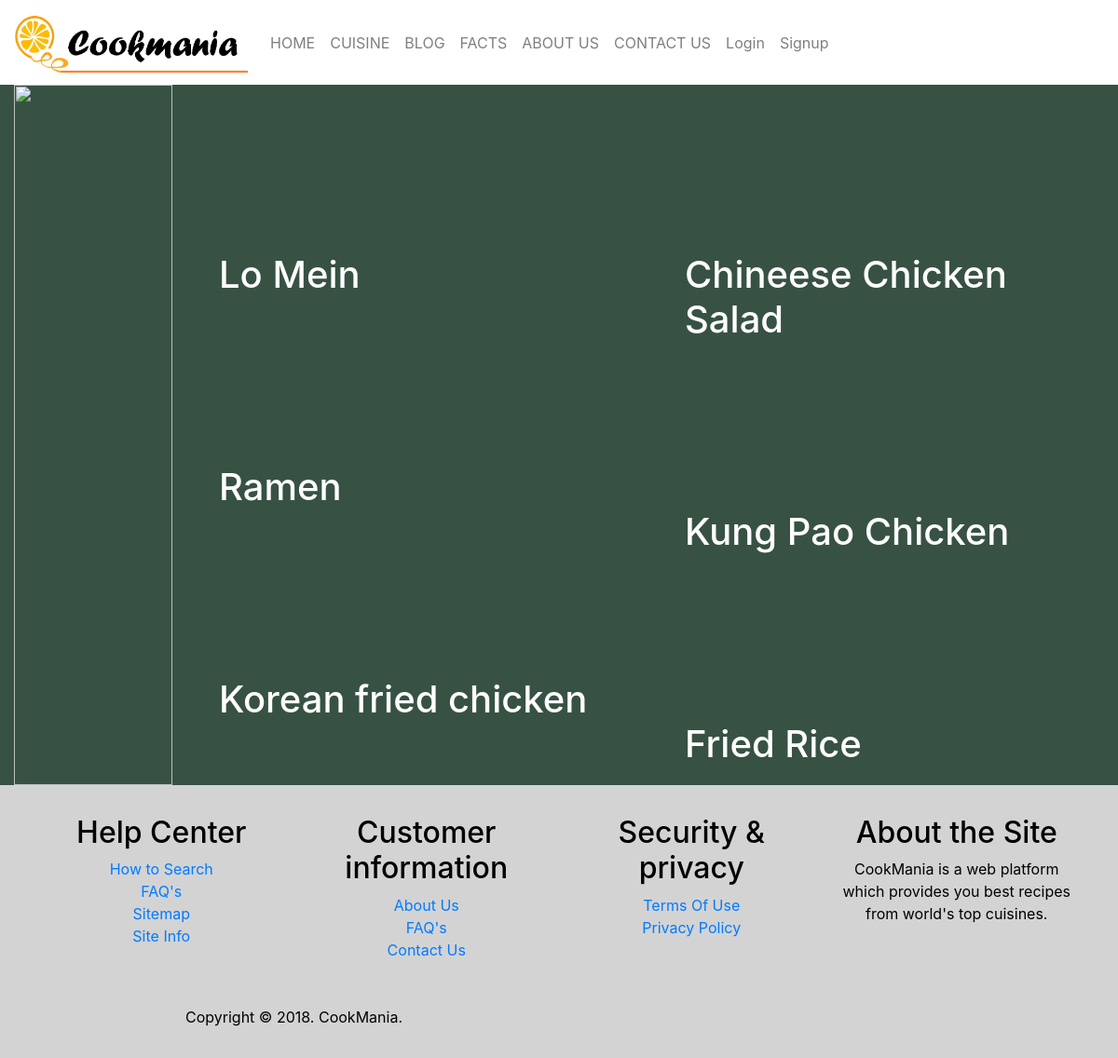
/asian.php, run on the app's committed database.
### tables this page shows
CREATE TABLE IF NOT EXISTS `asian` (
  `rno` int(11) NOT NULL,
  `rname` varchar(50) NOT NULL,
  `description` varchar(250) NOT NULL,
  `imgURL` varchar(500) NOT NULL,
  `rCuisine` varchar(50) NOT NULL,
  `r_id` varchar(5) NOT NULL,
  `Ingredients` varchar(1000) NOT NULL,
  `Methods` varchar(3000) NOT NULL,
  `servings` varchar(5) NOT NULL,
  PRIMARY KEY (`rno`)
);

### asian.php (the view, shortened to what this page needs)
<?php
include_once(".\config\config.php");
$aquery = "SELECT * FROM asian ORDER BY rno DESC";
$aresult = mysqli_query($mysqli, $aquery);
?>
<php>
<head>
<link rel="stylesheet" href="https://stackpath.bootstrapcdn.com/bootstrap/4.1.0/css/bootstrap.min.css">
 <link rel="stylesheet" href="css/webp_bs.css" />
</head>
<body>
<nav class="navbar navbar-expand-lg navbar-light " id="white" >
  <a class="navbar-brand" href="#"><img src="logo\cmt.png" alt="logo" width=250px height=65px></a>
  <div class="collapse navbar-collapse" id="navbarSupportedContent">
    <ul class="navbar-nav nav-pills mr-auto" id="menu red">
      <li class="nav-item">
        <a class="nav-link" href="home.php">HOME <span class="sr-only">(current)</span></a>
      </li>
      <li class="nav-item">
        <a class="nav-link " href="
cuisine_main.html">CUISINE</a>
      </li>
      <li class="nav-item">
        <a class="nav-link " href="blog.php">BLOG</a>
      </li>
      <li class="nav-item">
        <a class="nav-link " href="facts.html">FACTS</a>
      </li>
         <li class="nav-item">
        <a class="nav-link " href="about us.php">ABOUT US</a>
      </li>
         <li class="nav-item">
        <a class="nav-link " href="contact_us.php">CONTACT US</a>
      </li>
      <?php
    if(isset($_SESSION['login_user'])){
      $user_check = $_SESSION['login_user'];
    echo  "<li class=".'"nav-item"'."><a class=".'"nav-link""'." href=".'"#"'.">".$user_check."</a></li>";
    echo  "<li class=".'"nav-item"'."><a class=".'"nav-link"'." href=".'"logout.php"'.">Logout</a></li>";
    }else{
    echo "<li class=".'"nav-item"'."><a class=".'"nav-link""'." href=".'"login.php"'.">Login</a></li>";
    echo  "<li class=".'"nav-item"'."><a class=".'"nav-link"'." href=".'"signup.php"'.">Signup</a></li>";
    }
    ?>
    </ul>
  </div>
</nav>
<div style = "background-color: #375243">
	<div class="container-fluid">
  <div class="row" >
    <div class="col-md-2"><a href="#"> <img class="img-responsive x" src="https://upload.wikimedia.org/wikipedia/commons/thumb/7/7e/AfghanFood.JPG/170px-AfghanFood.JPG" alt="" width="100%" height="100%"> </a> </div>
<?php
    $i = 0;
    $y = 0;
    while($ares = mysqli_fetch_array($aresult)){
      $rname = $ares['rname'];
      $id = $ares['r_id'];
      $rno = $ares['rno'];
      $rcuisine = $ares['rCuisine'];
      if($i==0){echo "<div class='col-md-5'>"; $i++;}
      if($i>=0){
      $x=0;
      while($x<1){
      echo "<div><a href='recipes.php?id=$rno&rc=$rcuisine'><div class='in' id='$id'><p>&nbsp</p><p>&nbsp</p><p>&nbsp</p><p>&nbsp</p><h1>$rname</h1></div></a></div>";
      $x++;$y++;
      if($y==3){echo "</div>";$i=0;$y=0;}
    }
    }
}
?>
    </div>
  </div>
</div>
    <footer class="nb-footer">
<div class="container">
<div class="row">
<div class="col-sm-12">
</div>
<div class="col-md-3 col-sm-6">
<div class="footer-info-single">
  <h2 class="title">Help Center</h2>
  <ul class="list-unstyled">
    <li><a href="http://www.nextbootstrap.com/" title=""><i class="fa fa-angle-double-right"></i> How to Search</a></li>
    <li><a href="http://www.nextbootstrap.com/" title=""><i class="fa fa-angle-double-right"></i> FAQ's</a></li>
    <li><a href="http://www.nextbootstrap.com/" title=""><i class="fa fa-angle-double-right"></i> Sitemap</a></li>
    <li><a href="http://www.nextbootstrap.com/" title=""><i class="fa fa-angle-double-right"></i> Site Info</a></li>
  </ul>
</div>
</div>
<div class="col-md-3 col-sm-6">
<div class="footer-info-single">
  <h2 class="title">Customer information</h2>
  <ul class="list-unstyled">
    <li><a href="about us.php" title=""><i class="fa fa-angle-double-right"></i> About Us</a></li>
    <li><a href="http://www.nextbootstrap.com/" title=""><i class="fa fa-angle-double-right"></i> FAQ's</a></li>
    <li><a href="contact_us.php" title=""><i class="fa fa-angle-double-right"></i> Contact Us</a></li>
  </ul>
</div>
</div>
<div class="col-md-3 col-sm-6">
<div class="footer-info-single">
  <h2 class="title">Security & privacy</h2>
  <ul class="list-unstyled">
    <li><a href="http://www.nextbootstrap.com/" title=""><i class="fa fa-angle-double-right"></i> Terms Of Use</a></li>
    <li><a href="http://www.nextbootstrap.com/" title=""><i class="fa fa-angle-double-right"></i> Privacy Policy</a></li>
  </ul>
</div>
</div>
<div class="col-md-3 col-sm-6">
<div class="footer-info-single">
  <h2 class="title">About the Site</h2>
  <p>CookMania is a web platform which provides you best recipes from world's top cuisines.</p>
</div>
</div>
</div>
</div>
<section class="copyright">
<div class="container">
<div class="row">
<div class="col-sm-6">
<p>Copyright © 2018. CookMania.</p>
</div>
<div class="col-sm-6"></div>
</div>
</div>
</section>
</footer>
</body>
</php>

### css/webp_bs.css (style rules this page uses)
body { background-color: #F7F7F7; }
#white { background-color: white; }
footer { background: #D3D3D3; color:black; text-align:center; }
.in { margin: 20px; }
div#i1 { color:white; background-image: url("https://indianhealthyrecipes.com/wp-content/uploads/2016/07/veg-fried-rice-recipes.jpg"); }
div#i2 { color:white; background-image: url("https://images.media-allrecipes.com/userphotos/560x315/410787.jpg"); }
div#i3 { color:white; background-image: url("https://japancentre-images.freetls.fastly.net/recipes/pics/1526/main/miso-ramen.jpg?1474021659"); }
div#i4 { color:white; background-image: url("https://assets.bonappetit.com/photos/57ae038653e63daf11a4e122/16:9/w_1000,c_limit/shoyu-ramen.jpg"); }
div#i5 { color:white; background-image: url("https://cdn5.norecipes.com/wp-content/uploads/2015/01/23053043/recipekung-pao-chicken.1024x1024-4.jpg"); }
div#i6 { color:white; background-image: url("https://www.stupideasypaleo.com/wp-content/uploads/2016/10/DSC_0950-2.jpg"); }
.container { padding: 16px; }

### data on the page
asian: rname "Lo Mein"
asian: rname "Ramen"
asian: rname "Korean fried chicken"
asian: rname "Chineese Chicken Salad"
asian: rname "Kung Pao Chicken"
asian: rname "Fried Rice"
